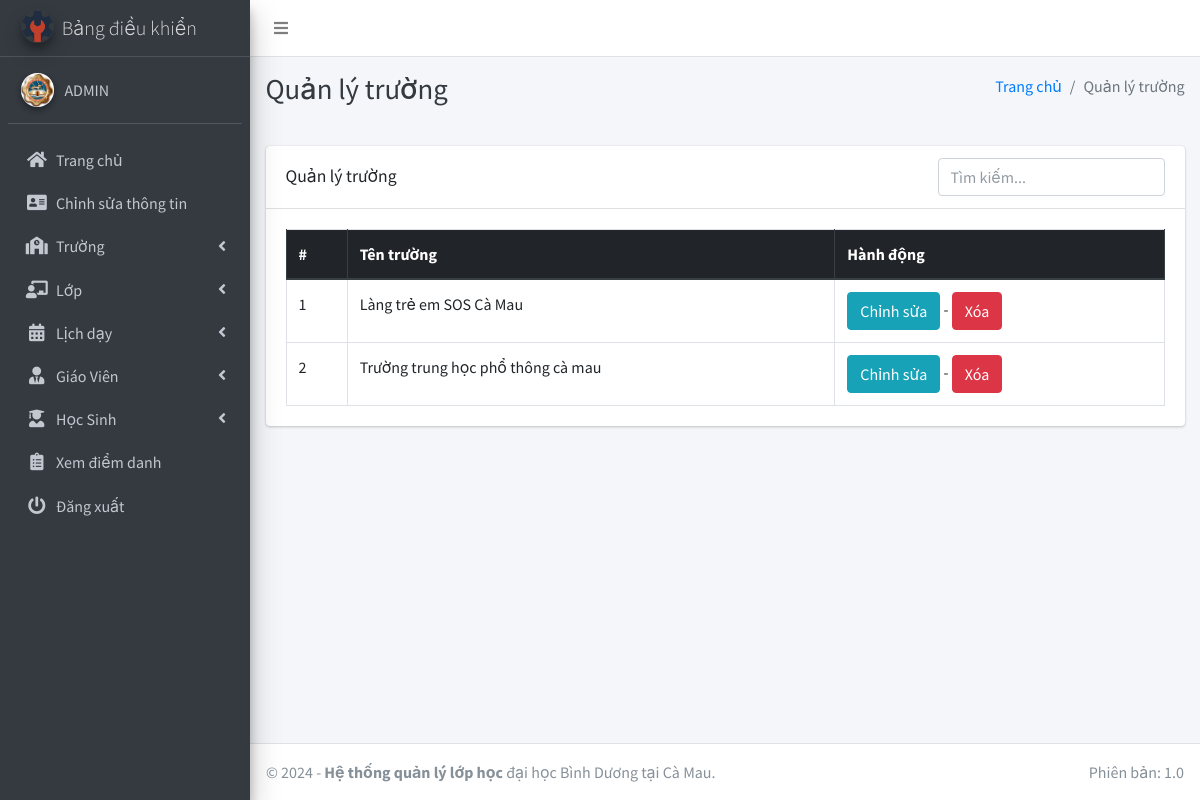
/course/manage/ (signed in), run on the app's committed database.
### main_app/models.py (models this page shows, shortened)
class CustomUser(AbstractUser):
    USER_TYPE = ((1, "HOD"), (2, "Staff"), (3, "Student"))
    GENDER = [("M", "Nam"), ("F", "Nữ")]
    username = None
    email = models.EmailField(unique=True, null=True, blank=True)
    student_id = models.CharField(max_length=20, unique=True, null=True, blank=True)
    user_type = models.CharField(default=1, choices=USER_TYPE, max_length=1)
    gender = models.CharField(max_length=1, choices=GENDER)
    profile_pic = models.ImageField(null=True, blank=True)
    address = models.TextField()
    qr_code = models.ImageField(
        upload_to="QR/", null=True, blank=True
    )  # Thêm trường lưu mã QR
    created_at = models.DateTimeField(auto_now_add=True)
    updated_at = models.DateTimeField(auto_now=True)
    USERNAME_FIELD = "student_id"  # Mặc định là student_id
    REQUIRED_FIELDS = []
    objects = CustomUserManager()

class Course(models.Model):
    name = models.CharField(max_length=120, null=True) #tên trường
    created_at = models.DateTimeField(auto_now_add=True)
    updated_at = models.DateTimeField(auto_now=True)

### main_app/hod_views.py (the view)
# urls.py: path("course/manage/", hod_views.manage_course, name='manage_course'),
def manage_course(request):
    courses = Course.objects.all()
    context = {"courses": courses, "page_title": "Quản lý trường "}
    return render(request, "hod_template/manage_course.html", context)

### main_app/templates/hod_template/manage_course.html (shortened to what this page needs)
{% extends 'main_app/base.html' %}
{% load static %}
{% block page_title %}{{page_title}}{% endblock page_title %}
{% block content %}
<section class="content">
    <div class="container-fluid">
        <div class="row">
            <div class="col-md-12">
                <div class="card">
                    <div class="card-header d-flex justify-content-between align-items-center">
                        <h3 class="card-title">{{page_title}}</h3>
                        <div class="ml-auto">
                            <input type="text" id="searchInput" class="form-control" placeholder="Tìm kiếm...">
                        </div>
                    </div>
                    <div class="card-body">
                        <table id="example2" class="table table-bordered table-hover">
                            <thead class="thead-dark">
                                <tr>
                                    <th>#</th>
                                    <th>Tên trường</th>
                                    <th>Hành động</th>
                                </tr>
                            </thead>
                            <tbody id="courseTableBody">
                                {% for course in courses %}
                                <tr>
                                    <td>{{ forloop.counter }}</td>
                                    <td>{{course.name}}</td>
                                    <td>
                                        <a href="{% url 'edit_course' course.id %}" class="btn btn-info">Chỉnh sửa</a> -
                                        <a href="{% url 'delete_course' course.id %}" onclick="return confirm('Bạn có chắc chắn muốn xóa khóa học này ?')" class="btn btn-danger">Xóa</a>
                                    </td>
                                </tr>
                                {% endfor %}
                            </tbody>
                        </table>
                    </div>
                </div>
            </div>
        </div>
    </div>
</section>
{% endblock content %}

### main_app/templates/main_app/sidebar_template.html (shortened to what this page needs)
{% load static %}
<aside class="main-sidebar sidebar-dark-info elevation-4">
    {% if request.user.user_type == '1' %}
    <a href="{% url 'admin_home' %}" class="brand-link">
        <img src="{% static 'dist/img/controll.ico' %} " alt="AdminLTE Logo"
            class="brand-image img-circle elevation-3" >
        <span class="brand-text font-weight-light">Bảng điều khiển</span>
    </a>
    <div class="sidebar">
        <div class="user-panel mt-3 pb-3 mb-3 d-flex">
            <div class="image">
                <img src="{{ request.user.profile_pic}}" class="img-circle elevation-2" alt="User Image">
            </div>
            <div class="info">
                <a href="#" class="d-block">{{user.last_name}}{{user.first_name}}</a>
            </div>
        </div>
        <nav class="mt-2">
            <ul class="nav nav-pills nav-sidebar flex-column" data-widget="treeview" role="menu" data-accordion="false">
                <li class="nav-item">
                    {% url 'admin_home' as admin_home %}
                    <a href="{{admin_home}}" class="nav-link {% if admin_home == request.path %} active {% endif %}">
                        <i class="nav-icon fas fa-home"></i>
                        <p>
                            Trang chủ
                        </p>
                    </a>
                </li>
                <li class="nav-item">
                    {% url 'admin_view_profile' as admin_view_profile %}
                    <a href="{{admin_view_profile}}"
                        class="nav-link {% if admin_view_profile == request.path %} active {% endif %}">
                        <i class="nav-icon fas fa-address-card"></i>
                        <p>
                            Chỉnh sửa thông tin
                        </p>
                    </a>
                </li>
                <li class="nav-item has-treeview">
                    <a href="#" class="nav-link">
                        <i class="nav-icon fas fa-school"></i>
                        <p>
                            Trường
                            <i class="fas fa-angle-left right"></i>
                        </p>
                    </a>
                </li>
                <li class="nav-item has-treeview">
                    <a href="#" class="nav-link">
                        <i class="nav-icon fas fa-chalkboard-teacher"></i>
                        <p>
                            Lớp
                            <i class="fas fa-angle-left right"></i>
                        </p>
                    </a>
                </li>
                <li class="nav-item has-treeview">
                    <a href="#" class="nav-link">
                        <i class="nav-icon fas fa-calendar-alt"></i>
                        <p>
                            Lịch dạy
                            <i class="fas fa-angle-left right"></i>
                        </p>
                    </a>
                </li>
                <li class="nav-item has-treeview">
                    <a href="#" class="nav-link">
                        <i class="nav-icon fas fa-user-tie"></i>
                        <p>
                            Giáo Viên
                            <i class="fas fa-angle-left right"></i>
                        </p>
                    </a>
                </li>
                <li class="nav-item has-treeview">
                    <a href="#" class="nav-link">
                        <i class="nav-icon fas fa-user-graduate"></i>
                        <p>
                            Học Sinh
                            <i class="fas fa-angle-left right"></i>
                        </p>
                    </a>
                </li>
                <li class="nav-item">
                    {% url 'admin_view_attendance' as admin_view_attendance %}
                <li class="nav-item">
                    <a href="{{admin_view_attendance}}"
                        class="nav-link  {% if admin_view_attendance == request.path %} active {% endif %}">
                        <i class="nav-icon fas fa-clipboard-list"></i>
                        <p>
                            Xem điểm danh
                        </p>
                    </a>
                </li>
                                        {% endif %}
                                        <li class="nav-item">
                                            <a href="{% url 'user_logout' %}"
                                                onclick="return confirm('Phiên của bạn sẽ bị chấm dứt.\n\nTiếp tục?')"
                                                class="nav-link">
                                                <i class="nav-icon fas fa-power-off"></i>
                                                <p>
                                                    Đăng xuất
                                                </p>
                                            </a>
                                        </li>
                                    </ul>
                                </nav>
                            </div>
</aside>

### data on the page
CustomUser: user.profile_pic (picture), last_name "A", first_name "DMIN"
Course: name "Làng trẻ em SOS Cà Mau"
Course: name "Trường trung học phổ thông cà mau"

### other printed values
{{ page_title }} "Quản lý trường"
